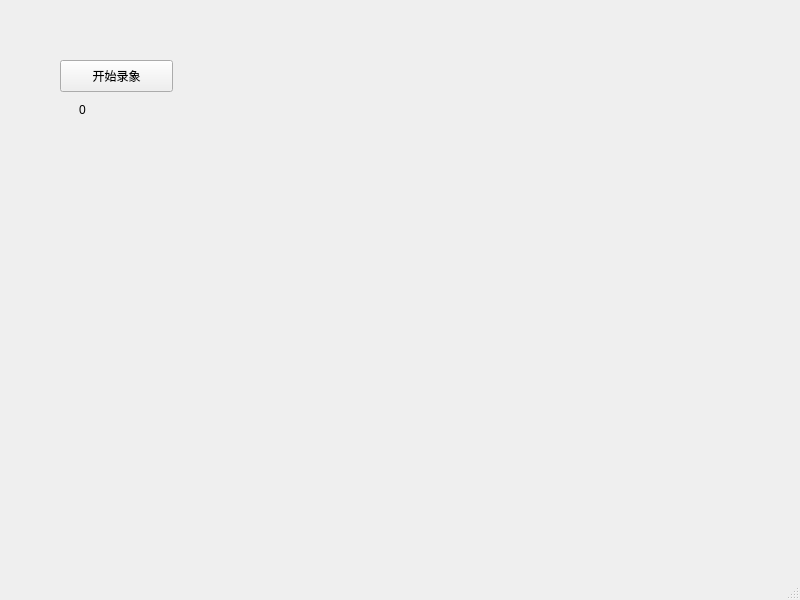
<?xml version="1.0" encoding="UTF-8"?>
<ui version="4.0">
 <class>MainWindow</class>
 <widget class="QMainWindow" name="MainWindow">
  <property name="geometry">
   <rect>
    <x>0</x>
    <y>0</y>
    <width>800</width>
    <height>600</height>
   </rect>
  </property>
  <property name="windowTitle">
   <string>MainWindow</string>
  </property>
  <widget class="QWidget" name="centralwidget">
   <widget class="QPushButton" name="audioButton">
    <property name="geometry">
     <rect>
      <x>60</x>
      <y>60</y>
      <width>113</width>
      <height>32</height>
     </rect>
    </property>
    <property name="text">
     <string>开始录象</string>
    </property>
   </widget>
   <widget class="QLabel" name="timeLabel">
    <property name="geometry">
     <rect>
      <x>79</x>
      <y>100</y>
      <width>81</width>
      <height>20</height>
     </rect>
    </property>
    <property name="text">
     <string>0</string>
    </property>
   </widget>
  </widget>
  <widget class="QMenuBar" name="menubar">
   <property name="geometry">
    <rect>
     <x>0</x>
     <y>0</y>
     <width>800</width>
     <height>24</height>
    </rect>
   </property>
  </widget>
  <widget class="QStatusBar" name="statusbar"/>
 </widget>
 <resources/>
 <connections/>
</ui>
